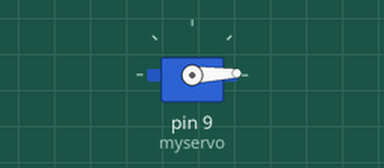
The sketch below on a simulated Arduino Uno, built with avr-gcc and run on an emulated ATmega328P. On the bench: servo.

Above: at 0.05 s.
At 1.75 s:
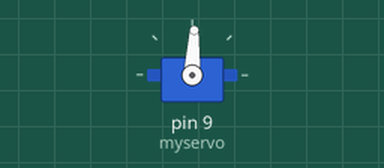
At 3.45 s:
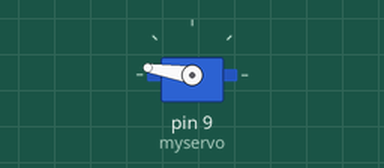
At 6.9 s:
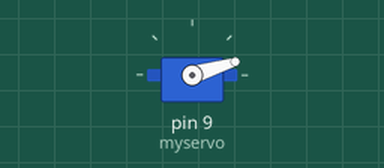
Timing chart, 0 to 9.4 s (numbered marks = the images above):
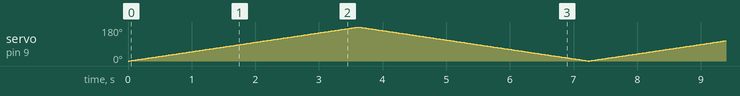

The sketch:

ServoBasic.ino
```cpp
/*
 * An illustrative program to rotate servo motor to the angle specified.
 */

// Library available with Arduino IDE
#include<Servo.h>

// Servo type instance
Servo myservo;

int angle = 0;

void setup()
{
  // Internal PWM pin
  myservo.attach( 9 );
}

void loop()
{
  for( angle = 0; angle < 180; angle += 1 )
  {
    myservo.write( angle );
    delay( 20 );
  }
  for( angle = 180; angle > 0; angle -= 1 )
  {
    myservo.write( angle );
    delay( 20 );
  }
}
```
